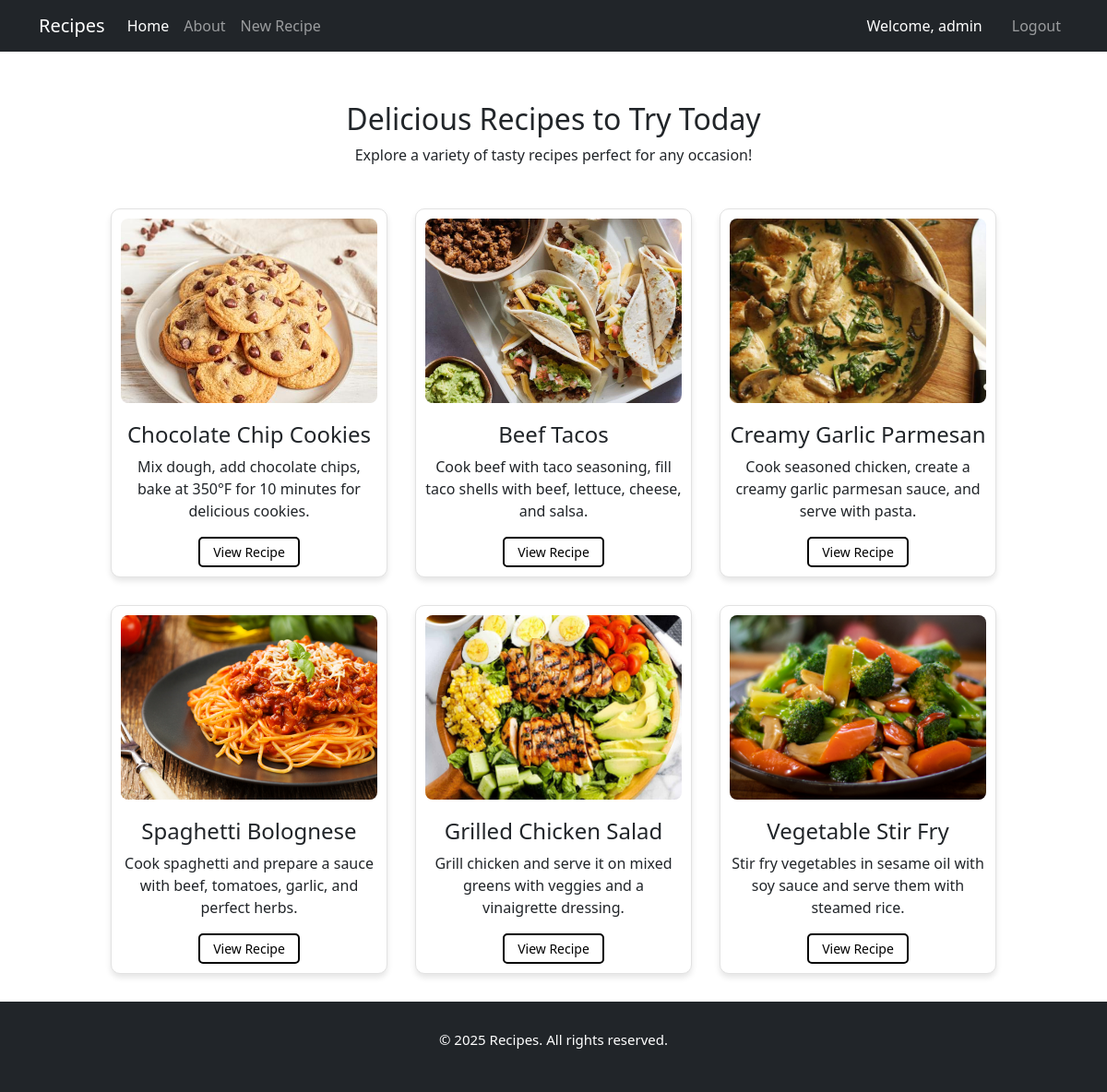
The app's page /home/ (signed in) with its own data.
### recipes/models.py (models this page shows, shortened)
class Recipe(models.Model):
    title = models.CharField(max_length=100)
    description = models.TextField()
    image = models.ImageField(upload_to='recipes/images', blank=True, null=True)
    author = models.ForeignKey(User, on_delete=models.CASCADE)
    created_at = models.DateTimeField(auto_now_add=True)
    updated_at = models.DateTimeField(auto_now=True)

### recipes/views.py (the view)
# urls.py: path('home/', views.RecipeListView.as_view(), name="recipes-home"),
class RecipeListView(LoginRequiredMixin, ListView):
    model = models.Recipe
    template_name = 'recipes/home.html'
    context_object_name = 'recipes'
    def get_context_data(slef, **kwargs):
        context = super().get_context_data(**kwargs)
        context['title'] = "Recipes | Home"
        return context

### recipes/templates/recipes/home.html
{% extends 'recipes/base.html' %}
{% block content %}
<div class="recipe-intro" style="padding: 30px;">
    <h2>Delicious Recipes to Try Today</h2>
    <p style="text-align: center;">Explore a variety of tasty recipes perfect for any occasion!</p>
</div>
<div class="recipe-container">
    {% for recipe in recipes %}
        <div class="recipe-card">
            <img src="{{ recipe.image.url }}" alt="{{ recipe.title }}">
            <h4>{{ recipe.title }}</h4>
            <p class="ll">{{ recipe.description }}</p>
            <div>
                <a href="{% url 'recipe-detail' recipe.pk %}" class="rec-li">View Recipe</a>
            </div>
        </div>
    {% endfor %}
</div>
{% endblock content %}

### recipes/templates/recipes/base.html (shortened to what this page needs)
{% load static %}
<!DOCTYPE html>
<html lang="en">
<head>
    <link href="https://cdn.jsdelivr.net/npm/bootstrap@5.3.3/dist/css/bootstrap.min.css"
          rel="stylesheet"
>
    <link rel="stylesheet" href="{% static 'users/css/custom.css' %}">
    <link rel="stylesheet" href="{% static 'recipes/css/custom.css' %}">
</head>
<body>
    <nav class="navbar navbar-expand-lg navbar-dark bg-dark">
        <div class="container">
                <a class="navbar-brand" href="{% url 'recipes-landing' %}">Recipes</a>
                <div class="collapse navbar-collapse" id="navbarNav">
                    <ul class="navbar-nav">
                        <li class="nav-item">
                            <a class="nav-link" aria-current="page" href="{% url 'recipes-home' %}">Home</a>
                        </li>
                        <li class="nav-item">
                            <a class="nav-link" href="{% url 'recipes-about' %}">About</a>
                        </li>
                        {% if user.is_authenticated %}
                        <li class="nav-item">
                            <a class="nav-link" href="{% url 'recipe-create' %}">New Recipe</a>
                        </li>
                        {% endif %}
                    </ul>
                </div>
                <div class="navbar-nav">
                    {% if user.is_authenticated %}
                    <p class="nav-item nav-link mb-0 text-white me-3 ">Welcome, {{user.username}}</p>
                    <a href="{% url 'user-logout' %}" class="nav-link nav-item">Logout</a>
                    {% else %}
                    <a href="{% url 'user-login' %}" class="nav-link nav-item">Login</a>
                    <a href="{% url 'user-register' %}" class="nav-link nav-item">Signup</a>
                    {% endif %}
                </div>
        </div>
    </nav>
    <div class="container mt-4 col-10"  style="display: flex; flex-direction: column; align-items: center; justify-content: center; ">
        {% block content %}
        {% endblock content %}
    </div>
    <div class="footer">
        <p>&copy; {% now "Y" %} Recipes. All rights reserved.</p>
    </div>
</body>
</html>

### static/users/css/custom.css (style rules this page uses)
body { height: 100%; }
.footer { padding: 30px; background-color: rgb(33, 37, 41, 1); }
.footer p { color: white; font-size: 15px; text-align: center; }

### static/recipes/css/custom.css (style rules this page uses)
.recipe-container { display: flex; flex-wrap:wrap-reverse; gap: 30px; justify-content: center; margin-bottom: 30px; }
.recipe-card { width: 300px; background: #fff; padding: 10px; border-radius: 10px; box-shadow: 0 4px 6px rgba(0, 0, 0, 0.1); text-align: center; border: 1px solid rgb(226, 226, 226); }
.recipe-card img { margin-bottom: 20px; width: 100%; height: 200px; object-fit: cover; border-radius: 8px; }
.rec-li { font-size: 14px; display: inline-block; padding: 4px 14px; background: #ffffff; color: #000000; text-decoration: none; border-radius: 5px; border: 2px solid black; }

### records on screen
Recipe: image (picture), title "Spaghetti Bolognese", description "Cook spaghetti and prepare a sauce with beef, tomatoes, garlic, and perfect herbs."
Recipe: image (picture), title "Grilled Chicken Salad", description "Grill chicken and serve it on mixed greens with veggies and a vinaigrette dressing."
Recipe: image (picture), title "Vegetable Stir Fry", description "Stir fry vegetables in sesame oil with soy sauce and serve them with steamed rice."
Recipe: image (picture), title "Chocolate Chip Cookies", description "Mix dough, add chocolate chips, bake at 350°F for 10 minutes for delicious cookies."
Recipe: image (picture), title "Beef Tacos", description "Cook beef with taco seasoning, fill taco shells with beef, lettuce, cheese, and salsa."
Recipe: image (picture), title "Creamy Garlic Parmesan", description "Cook seasoned chicken, create a creamy garlic parmesan sauce, and serve with pasta."

### other values on screen
{{ user.username }} "admin"
